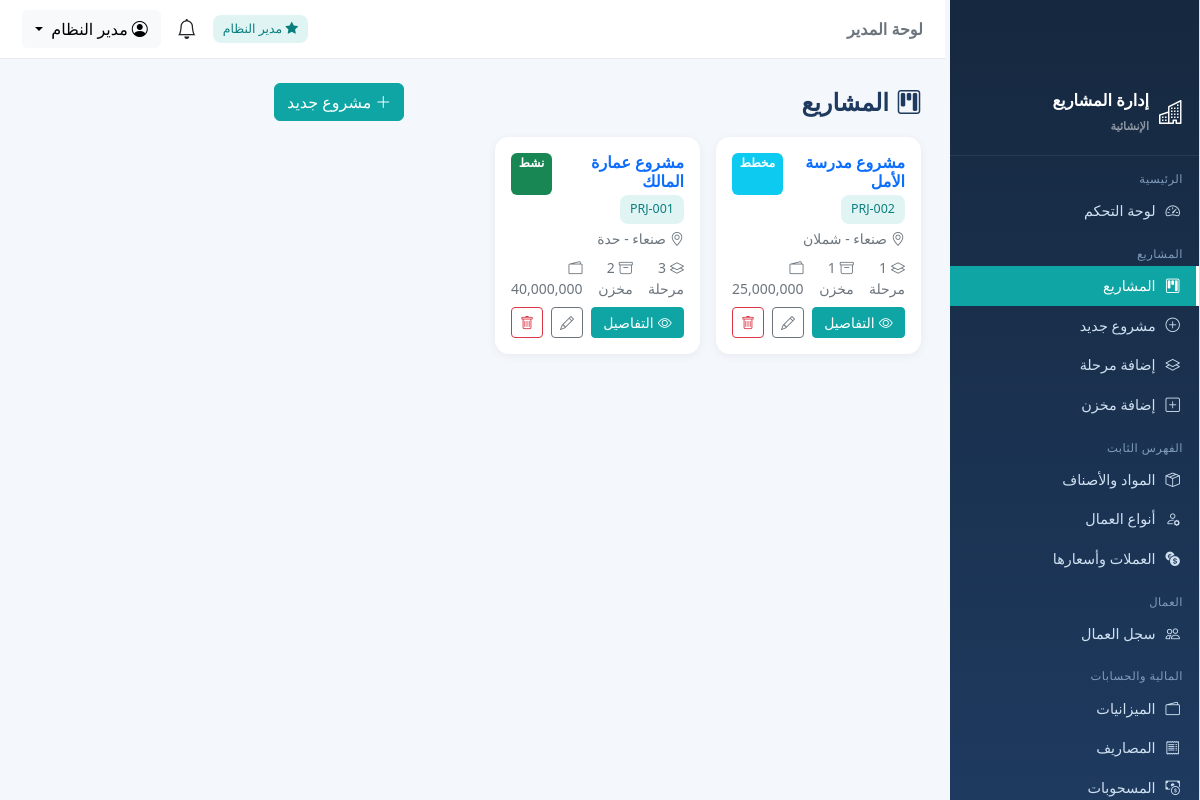
Screenshot of /projects (signed in) with the database file from the repository.
### tables this page shows
CREATE TABLE users (
  id INTEGER PRIMARY KEY AUTOINCREMENT,
  username VARCHAR(100) NOT NULL UNIQUE,
  password_hash VARCHAR(255) NOT NULL,
  full_name VARCHAR(200) NOT NULL,
  role TEXT NOT NULL DEFAULT 'supervisor',
  project_id INT DEFAULT NULL ,
  phone VARCHAR(50) DEFAULT NULL,
  is_active INTEGER DEFAULT 1,
  created_at TIMESTAMP DEFAULT CURRENT_TIMESTAMP,
  CONSTRAINT fk_user_project FOREIGN KEY (project_id) REFERENCES projects(id) ON DELETE SET NULL
);

CREATE TABLE projects (
  id INTEGER PRIMARY KEY AUTOINCREMENT,
  name VARCHAR(200) NOT NULL,
  code VARCHAR(50) DEFAULT NULL,
  location VARCHAR(200) DEFAULT NULL,
  start_date DATE DEFAULT NULL,
  end_date DATE DEFAULT NULL,
  status TEXT DEFAULT 'active',
  description TEXT,
  created_at TIMESTAMP DEFAULT CURRENT_TIMESTAMP
);

### projects.py (the view, shortened to what this page needs)
@projects_bp.route('/projects')
@require_roles('admin', 'supervisor')
def list_projects():
    if is_admin():
        rows = db_query(
            """SELECT p.*,
                      (SELECT COUNT(*) FROM phases ph WHERE ph.project_id=p.id) AS phases_n,
                      (SELECT COUNT(*) FROM warehouses w WHERE w.project_id=p.id) AS wh_n,
                      (SELECT COALESCE(SUM(amount_local),0) FROM budgets b WHERE b.project_id=p.id AND b.level='project') AS budget
               FROM projects p ORDER BY p.id DESC""")
    return render_template('projects/list.html', items=rows)

### app.py (called while the page is built)
@app.context_processor
def inject_globals():
    u = g.get('current_user')
    unread = 0
    if u:
        unread = db.db_query("SELECT COUNT(*) AS c FROM notifications WHERE user_id=%s AND is_read=0",
                             (u['id'],), one=True)['c']
    return {
        'cur_user': u,
        'is_admin': is_admin(),
        'scope_pid': scope_project_id(),
        'unread_count': unread,
        'today': date.today(),
        'money': db.money,
        'cur_name': lambda cid: (db.cur_by_id(cid) or {}).get('name_ar', ''),
        'cur_code': lambda cid: (db.cur_by_id(cid) or {}).get('code', ''),
        'APP_NAME': 'نظام إدارة المشاريع الإنشائية',
    }

### auth.py (called while the page is built)
def current_user():
    uid = session.get('user_id')
    if not uid:
        return None
    return db_query("SELECT * FROM users WHERE id=%s", (uid,), one=True)

@auth_bp.before_app_request
def load_user():
    g.current_user = current_user()

def require_login(fn):
    @wraps(fn)
    def wrapper(*args, **kwargs):
        if not session.get('user_id'):
            return redirect(url_for('auth.login', next=request.path))
        return fn(*args, **kwargs)
    return wrapper

def require_roles(*roles):
    def deco(fn):
        @wraps(fn)
        @require_login
        def wrapper(*args, **kwargs):
            u = g.get('current_user')
            if not u or u['role'] not in roles:
                flash('ليست لديك صلاحية الوصول إلى هذه الصفحة', 'warning')
                return redirect(url_for('dashboard.index'))
            return fn(*args, **kwargs)
        return wrapper
    return deco

def is_admin():
    u = g.get('current_user')
    return bool(u and u['role'] == 'admin')

def scope_project_id():
    u = g.get('current_user')
    if not u or u['role'] == 'admin':
        return None
    return u['project_id']

### db.py (called while the page is built)
def _translate_sql(sql):
    out, i, n = [], 0, len(sql)
    in_str, quote = False, None
    while i < n:
        ch = sql[i]
        if in_str:
            out.append(ch)
            if ch == quote:
                in_str = False
            i += 1; continue
        if ch in ("'", '"'):
            in_str = True; quote = ch; out.append(ch); i += 1; continue
        if ch == '%' and i + 1 < n and sql[i + 1] == 's':
            out.append('?'); i += 2; continue
        out.append(ch); i += 1
    text = ''.join(out)
    text = re.sub(r"(\w+)\s*<=>\s*\?",
                  r"(\1 IS ? OR (\1 IS NULL AND ? IS NULL))",
                  text)
    return text

### templates/projects/list.html (shortened to what this page needs)
{% extends 'base.html' %}
{% block content %}
<div class="d-flex justify-content-between align-items-center mb-3">
  <h4 class="page-title mb-0"><i class="bi bi-kanban me-2"></i>المشاريع</h4>
  {% if is_admin %}<a href="{{ url_for('projects.add_project') }}" class="btn btn-primary"><i class="bi bi-plus-lg me-1"></i>مشروع جديد</a>{% endif %}
</div>
<div class="row g-3">
  {% for p in items %}
  <div class="col-md-6 col-xl-4">
    <div class="card h-100 p-3">
      <div class="d-flex justify-content-between">
        <h6 class="fw-bold text-primary mb-1">{{ p.name }}</h6>
        {% if p.status=='active' %}<span class="badge bg-success">نشط</span>
        {% elif p.status=='finished' %}<span class="badge bg-secondary">منتهي</span>
        {% elif p.status=='paused' %}<span class="badge bg-warning text-dark">متوقف</span>
        {% else %}<span class="badge bg-info">مخطط</span>{% endif %}
      </div>
      {% if p.code %}<span class="badge-soft align-self-start">{{ p.code }}</span>{% endif %}
      <p class="text-secondary small mb-2 mt-1"><i class="bi bi-geo-alt me-1"></i>{{ p.location or '—' }}</p>
      <div class="d-flex gap-2 small text-secondary mb-2">
        <span><i class="bi bi-layers me-1"></i>{{ p.phases_n }} مرحلة</span>
        <span><i class="bi bi-archive me-1"></i>{{ p.wh_n }} مخزن</span>
        {% if p.budget is defined %}<span><i class="bi bi-wallet2 me-1"></i>{{ money(p.budget) }}</span>{% endif %}
      </div>
      <div class="mt-auto d-flex gap-2">
        <a class="btn btn-sm btn-primary flex-fill" href="{{ url_for('projects.view_project', pid=p.id) }}"><i class="bi bi-eye me-1"></i>التفاصيل</a>
        {% if is_admin %}
        <a class="btn btn-sm btn-outline-secondary" href="{{ url_for('projects.edit_project', pid=p.id) }}"><i class="bi bi-pencil"></i></a>
        <form method="post" action="{{ url_for('projects.delete_project', pid=p.id) }}" onsubmit="return confirm('حذف المشروع وكل بياناته؟')" class="d-inline">
          <button class="btn btn-sm btn-outline-danger"><i class="bi bi-trash"></i></button>
        </form>
        {% endif %}
      </div>
    </div>
  </div>
  {% else %}
  <div class="col-12"><div class="card p-5 text-center text-secondary"><i class="bi bi-archive fs-1"></i><p class="mt-2">لا توجد مشاريع بعد</p></div></div>
  {% endfor %}
</div>
{% endblock %}

### templates/base.html (shortened to what this page needs)
{% set role = cur_user.role if cur_user else '' %}
<!doctype html>
<html lang="ar" dir="rtl">
<head>
  <link href="https://cdn.jsdelivr.net/npm/bootstrap@5.3.3/dist/css/bootstrap.rtl.min.css" rel="stylesheet">
  <link href="https://cdn.jsdelivr.net/npm/bootstrap-icons@1.11.3/font/bootstrap-icons.min.css" rel="stylesheet">
</head>
<body>
  {% if cur_user %}
  <div id="wrapper" class="d-flex">
    <aside class="sidebar" id="sidebar">
      <div class="brand"><i class="bi bi-buildings fs-4"></i><span>إدارة المشاريع<br><small class="text-white-50"
            style="font-size:.7rem">الإنشائية</small></span></div>
      <div class="nav-section">الرئيسية</div>
      <a class="nav-item {{ 'active' if request.endpoint=='dashboard.index' }}"
        href="{{ url_for('dashboard.index') }}"><i class="bi bi-speedometer2"></i> لوحة التحكم</a>
      <div class="nav-section">المشاريع</div>
      <a class="nav-item {{ 'active' if request.endpoint in ['projects.list_projects','projects.view_project','projects.add_project','projects.edit_project'] }}"
        href="{{ url_for('projects.list_projects') }}"><i class="bi bi-kanban"></i> المشاريع</a>
      {% if is_admin %}
      <a class="nav-item" href="{{ url_for('projects.add_project') }}"><i class="bi bi-plus-circle"></i> مشروع جديد</a>
      <a class="nav-item" href="{{ url_for('projects.add_phase') }}"><i class="bi bi-layers"></i> إضافة مرحلة</a>
      {% endif %}
      <a class="nav-item" href="{{ url_for('projects.add_warehouse') }}"><i class="bi bi-plus-square"></i> إضافة
        مخزن</a>
      <div class="nav-section">الفهرس الثابت</div>
      <a class="nav-item {{ 'active' if request.endpoint.startswith('catalog.list_materials') }}"
        href="{{ url_for('catalog.list_materials') }}"><i class="bi bi-box-seam"></i> المواد والأصناف</a>
      <a class="nav-item {{ 'active' if request.endpoint.startswith('catalog.list_worker_types') }}"
        href="{{ url_for('catalog.list_worker_types') }}"><i class="bi bi-person-gear"></i> أنواع العمال</a>
      {% if is_admin %}
      <a class="nav-item {{ 'active' if request.endpoint.startswith('catalog.list_currencies') }}"
        href="{{ url_for('catalog.list_currencies') }}"><i class="bi bi-currency-exchange"></i> العملات وأسعارها</a>
      {% endif %}
      <div class="nav-section">العمال</div>
      <a class="nav-item {{ 'active' if request.endpoint.startswith('workers.') }}"
        href="{{ url_for('workers.list_workers') }}"><i class="bi bi-people"></i> سجل العمال</a>
      <div class="nav-section">المالية والحسابات</div>
      <a class="nav-item {{ 'active' if request.endpoint.startswith('finance.list_budgets') }}"
        href="{{ url_for('finance.list_budgets') }}"><i class="bi bi-wallet2"></i> الميزانيات</a>
      <a class="nav-item {{ 'active' if request.endpoint.startswith('finance.list_expenses') }}"
        href="{{ url_for('finance.list_expenses') }}"><i class="bi bi-receipt"></i> المصاريف</a>
      <a class="nav-item {{ 'active' if request.endpoint.startswith('finance.list_withdrawals') }}"
        href="{{ url_for('finance.list_withdrawals') }}"><i class="bi bi-cash-coin"></i> المسحوبات</a>
    </aside>
    <div class="flex-grow-1 main-wrap">
      <nav class="topbar">
        <div>
          <span class="fw-bold text-secondary">{{ 'لوحة المدير' if is_admin else 'لوحة المشرف' }}</span>
        </div>
        <div class="d-flex align-items-center gap-3">
          {% if is_admin %}<span class="badge-soft"><i class="bi bi-star-fill"></i> مدير النظام</span>{% endif %}
          <a class="position-relative text-dark text-decoration-none"
            href="{{ url_for('notifications.list_notifications') }}" title="الإشعارات">
            <i class="bi bi-bell fs-5"></i>
          </a>
          <div class="dropdown">
            <button class="btn btn-light dropdown-toggle" data-bs-toggle="dropdown">
              <i class="bi bi-person-circle me-1"></i>{{ cur_user.full_name }}
            </button>
          </div>
        </div>
      </nav>
      <main class="container-fluid p-4">
        {% block content %}{% endblock %}
      </main>
    </div>
  </div>
  {% else %}
  {% block auth_content %}{% endblock %}
  {% endif %}
</body>
</html>

### templates/base.html (style rules this page uses)
.sidebar { position: fixed !important; top: 0 !important; left: 0 !important; bottom: 0 !important; width: 250px !important; height: 100vh !important; overflow-y: auto !important; background-color: #f8f9fa !important; border-right: 1px solid #dee2e6 !important; padding-top: 70px !important; z-index: 1000 !important; scrollbar-width: thin; scrollbar-color: #c1c1c1 transparent; }
main { margin-left: 250px !important; width: calc(100% - 250px) !important; max-width: calc(100% - 250px) !important; flex: 0 0 auto !important; padding-top: 20px !important; }
:root { --primary: #1e3a5f; --accent: #0ea5a4; --light: #f4f7fb; --sidebar-w: 255px; }
* { font-family: "Segoe UI", Tahoma, Arial, sans-serif; }
body { background: var(--light); }
#wrapper { min-height: 100vh; }
.sidebar { width: var(--sidebar-w); background: linear-gradient(180deg, #16283f, #1e3a5f); min-height: 100vh; position: fixed; right: 0; top: 0; z-index: 1040; color: #cfe0f0; transition: .25s; overflow-y: auto; }
.sidebar .brand { display: flex; align-items: center; gap: 10px; padding: 18px 16px; border-bottom: 1px solid rgba(255, 255, 255, .08); color: #fff; font-weight: 700; font-size: 1.02rem; }
.sidebar .nav-section { font-size: .72rem; color: #7f9cbd; padding: 14px 16px 4px; letter-spacing: .5px; }
.sidebar a.nav-item { display: flex; align-items: center; gap: 10px; padding: 9px 16px; color: #cfe0f0; text-decoration: none; font-size: .9rem; border-right: 3px solid transparent; }
.sidebar a.nav-item.active { background: var(--accent); color: #fff; border-right-color: #fff; }
.topbar { background: #fff; border-bottom: 1px solid #e5eaf0; padding: 10px 22px; display: flex; align-items: center; justify-content: space-between; position: sticky; top: 0; z-index: 1030; }
.main-wrap { margin-right: var(--sidebar-w); }
.card { border: 0; border-radius: 14px; box-shadow: 0 2px 10px rgba(20, 40, 80, .06); }
.badge-soft { background: rgba(14, 165, 164, .12); color: #0b7f7e; padding: 5px 10px; border-radius: 8px; font-size: .78rem; }
.page-title { font-weight: 700; color: var(--primary); }
.btn-primary { background: var(--accent); border-color: var(--accent); }

### rows the page displays
users: full_name "مدير النظام"
projects: name "مشروع مدرسة الأمل", status "مخطط", code "PRJ-002", location "صنعاء - شملان", phases_n "1", wh_n "1", budget "25,000,000"
projects: name "مشروع عمارة المالك", status "نشط", code "PRJ-001", location "صنعاء - حدة", phases_n "3", wh_n "2", budget "40,000,000"

### other values shown
{{ 'لوحة المدير' if is_admin else 'لوحة المشرف' }} "لوحة المدير"
